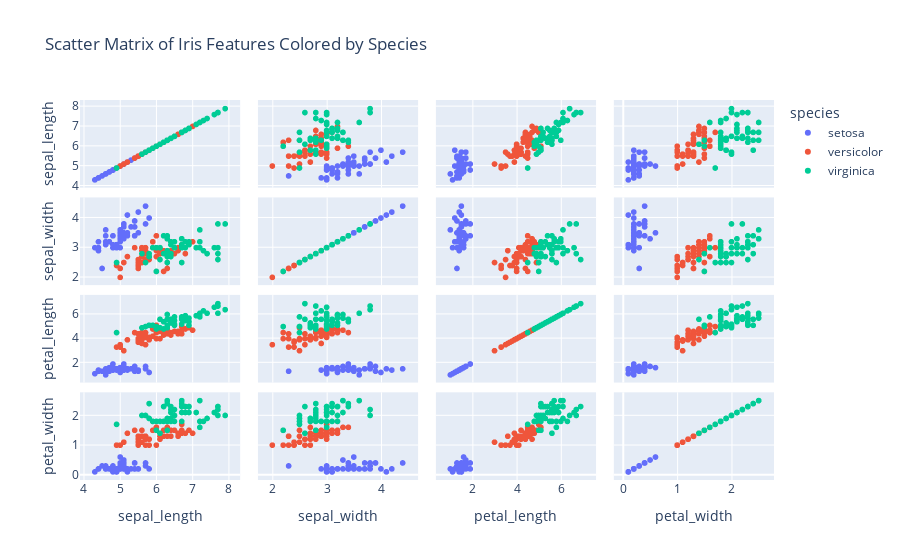

Notebook cell for this chart:
### Markdown cell above
- In Plotly, a scatter matrix (also known as a pair plot or a scatterplot matrix) is a plot that allows you to visualize the pairwise relationships between multiple variables in a dataset.
- It is used to quickly identify correlations, patterns, and trends among different variables.
- Each cell in the scatter matrix shows a scatter plot of two variables, with one variable represented on the x-axis and the other on the y-axis.
- The diagonal cells often display histograms or density plots of the individual variables.

### Code cell
# Create a scatter matrix
fig = px.scatter_matrix(df, dimensions=["sepal_length", "sepal_width", "petal_length", "petal_width"],
                        color="species", title="Scatter Matrix of Iris Features Colored by Species")

# Show the plot
fig.show()

### Figure 1 — Plotly figure (JSON) as saved in the notebook; plotly's stock layout.template omitted (floating-point values rounded to 4 significant figures)
{"data": [{"dimensions": [{"axis": {"matches": true}, "label": "sepal_length", "values": [5.1, 4.9, 4.7, 4.6, 5, 5.4, 4.6, 5, 4.4, 4.9, 5.4, 4.8, 4.8, 4.3, 5.8, 5.7, 5.4, 5.1, 5.7, 5.1, 5.4, 5.1, 4.6, 5.1, 4.8, 5, 5, 5.2, 5.2, 4.7, 4.8, 5.4, 5.2, 5.5, 4.9, 5, 5.5, 4.9, 4.4, 5.1, 5, 4.5, 4.4, 5, 5.1, 4.8, 5.1, 4.6, 5.3, 5]}, {"axis": {"matches": true}, "label": "sepal_width", "values": [3.5, 3, 3.2, 3.1, 3.6, 3.9, 3.4, 3.4, 2.9, 3.1, 3.7, 3.4, 3, 3, 4, 4.4, 3.9, 3.5, 3.8, 3.8, 3.4, 3.7, 3.6, 3.3, 3.4, 3, 3.4, 3.5, 3.4, 3.2, 3.1, 3.4, 4.1, 4.2, 3.1, 3.2, 3.5, 3.1, 3, 3.4, 3.5, 2.3, 3.2, 3.5, 3.8, 3, 3.8, 3.2, 3.7, 3.3]}, {"axis": {"matches": true}, "label": "petal_length", "values": [1.4, 1.4, 1.3, 1.5, 1.4, 1.7, 1.4, 1.5, 1.4, 1.5, 1.5, 1.6, 1.4, 1.1, 1.2, 1.5, 1.3, 1.4, 1.7, 1.5, 1.7, 1.5, 1, 1.7, 1.9, 1.6, 1.6, 1.5, 1.4, 1.6, 1.6, 1.5, 1.5, 1.4, 1.5, 1.2, 1.3, 1.5, 1.3, 1.5, 1.3, 1.3, 1.3, 1.6, 1.9, 1.4, 1.6, 1.4, 1.5, 1.4]}, {"axis": {"matches": true}, "label": "petal_width", "values": [0.2, 0.2, 0.2, 0.2, 0.2, 0.4, 0.3, 0.2, 0.2, 0.1, 0.2, 0.2, 0.1, 0.1, 0.2, 0.4, 0.4, 0.3, 0.3, 0.3, 0.2, 0.4, 0.2, 0.5, 0.2, 0.2, 0.4, 0.2, 0.2, 0.2, 0.2, 0.4, 0.1, 0.2, 0.1, 0.2, 0.2, 0.1, 0.2, 0.2, 0.3, 0.3, 0.2, 0.6, 0.4, 0.3, 0.2, 0.2, 0.2, 0.2]}], "hovertemplate": "species=setosa<br>%{xaxis.title.text}=%{x}<br>%{yaxis.title.text}=%{y}<extra></extra>", "legendgroup": "setosa", "marker": {"color": "#636efa", "symbol": "circle"}, "name": "setosa", "showlegend": true, "type": "splom"}, {"dimensions": [{"axis": {"matches": true}, "label": "sepal_length", "values": [7, 6.4, 6.9, 5.5, 6.5, 5.7, 6.3, 4.9, 6.6, 5.2, 5, 5.9, 6, 6.1, 5.6, 6.7, 5.6, 5.8, 6.2, 5.6, 5.9, 6.1, 6.3, 6.1, 6.4, 6.6, 6.8, 6.7, 6, 5.7, 5.5, 5.5, 5.8, 6, 5.4, 6, 6.7, 6.3, 5.6, 5.5, 5.5, 6.1, 5.8, 5, 5.6, 5.7, 5.7, 6.2, 5.1, 5.7]}, {"axis": {"matches": true}, "label": "sepal_width", "values": [3.2, 3.2, 3.1, 2.3, 2.8, 2.8, 3.3, 2.4, 2.9, 2.7, 2, 3, 2.2, 2.9, 2.9, 3.1, 3, 2.7, 2.2, 2.5, 3.2, 2.8, 2.5, 2.8, 2.9, 3, 2.8, 3, 2.9, 2.6, 2.4, 2.4, 2.7, 2.7, 3, 3.4, 3.1, 2.3, 3, 2.5, 2.6, 3, 2.6, 2.3, 2.7, 3, 2.9, 2.9, 2.5, 2.8]}, {"axis": {"matches": true}, "label": "petal_length", "values": [4.7, 4.5, 4.9, 4, 4.6, 4.5, 4.7, 3.3, 4.6, 3.9, 3.5, 4.2, 4, 4.7, 3.6, 4.4, 4.5, 4.1, 4.5, 3.9, 4.8, 4, 4.9, 4.7, 4.3, 4.4, 4.8, 5, 4.5, 3.5, 3.8, 3.7, 3.9, 5.1, 4.5, 4.5, 4.7, 4.4, 4.1, 4, 4.4, 4.6, 4, 3.3, 4.2, 4.2, 4.2, 4.3, 3, 4.1]}, {"axis": {"matches": true}, "label": "petal_width", "values": [1.4, 1.5, 1.5, 1.3, 1.5, 1.3, 1.6, 1, 1.3, 1.4, 1, 1.5, 1, 1.4, 1.3, 1.4, 1.5, 1, 1.5, 1.1, 1.8, 1.3, 1.5, 1.2, 1.3, 1.4, 1.4, 1.7, 1.5, 1, 1.1, 1, 1.2, 1.6, 1.5, 1.6, 1.5, 1.3, 1.3, 1.3, 1.2, 1.4, 1.2, 1, 1.3, 1.2, 1.3, 1.3, 1.1, 1.3]}], "hovertemplate": "species=versicolor<br>%{xaxis.title.text}=%{x}<br>%{yaxis.title.text}=%{y}<extra></extra>", "legendgroup": "versicolor", "marker": {"color": "#EF553B", "symbol": "circle"}, "name": "versicolor", "showlegend": true, "type": "splom"}, {"dimensions": [{"axis": {"matches": true}, "label": "sepal_length", "values": [6.3, 5.8, 7.1, 6.3, 6.5, 7.6, 4.9, 7.3, 6.7, 7.2, 6.5, 6.4, 6.8, 5.7, 5.8, 6.4, 6.5, 7.7, 7.7, 6, 6.9, 5.6, 7.7, 6.3, 6.7, 7.2, 6.2, 6.1, 6.4, 7.2, 7.4, 7.9, 6.4, 6.3, 6.1, 7.7, 6.3, 6.4, 6, 6.9, 6.7, 6.9, 5.8, 6.8, 6.7, 6.7, 6.3, 6.5, 6.2, 5.9]}, {"axis": {"matches": true}, "label": "sepal_width", "values": [3.3, 2.7, 3, 2.9, 3, 3, 2.5, 2.9, 2.5, 3.6, 3.2, 2.7, 3, 2.5, 2.8, 3.2, 3, 3.8, 2.6, 2.2, 3.2, 2.8, 2.8, 2.7, 3.3, 3.2, 2.8, 3, 2.8, 3, 2.8, 3.8, 2.8, 2.8, 2.6, 3, 3.4, 3.1, 3, 3.1, 3.1, 3.1, 2.7, 3.2, 3.3, 3, 2.5, 3, 3.4, 3]}, {"axis": {"matches": true}, "label": "petal_length", "values": [6, 5.1, 5.9, 5.6, 5.8, 6.6, 4.5, 6.3, 5.8, 6.1, 5.1, 5.3, 5.5, 5, 5.1, 5.3, 5.5, 6.7, 6.9, 5, 5.7, 4.9, 6.7, 4.9, 5.7, 6, 4.8, 4.9, 5.6, 5.8, 6.1, 6.4, 5.6, 5.1, 5.6, 6.1, 5.6, 5.5, 4.8, 5.4, 5.6, 5.1, 5.1, 5.9, 5.7, 5.2, 5, 5.2, 5.4, 5.1]}, {"axis": {"matches": true}, "label": "petal_width", "values": [2.5, 1.9, 2.1, 1.8, 2.2, 2.1, 1.7, 1.8, 1.8, 2.5, 2, 1.9, 2.1, 2, 2.4, 2.3, 1.8, 2.2, 2.3, 1.5, 2.3, 2, 2, 1.8, 2.1, 1.8, 1.8, 1.8, 2.1, 1.6, 1.9, 2, 2.2, 1.5, 1.4, 2.3, 2.4, 1.8, 1.8, 2.1, 2.4, 2.3, 1.9, 2.3, 2.5, 2.3, 1.9, 2, 2.3, 1.8]}], "hovertemplate": "species=virginica<br>%{xaxis.title.text}=%{x}<br>%{yaxis.title.text}=%{y}<extra></extra>", "legendgroup": "virginica", "marker": {"color": "#00cc96", "symbol": "circle"}, "name": "virginica", "showlegend": true, "type": "splom"}], "layout": {"dragmode": "select", "legend": {"title": {"text": "species"}, "tracegroupgap": 0}, "title": {"text": "Scatter Matrix of Iris Features Colored by Species"}}}
